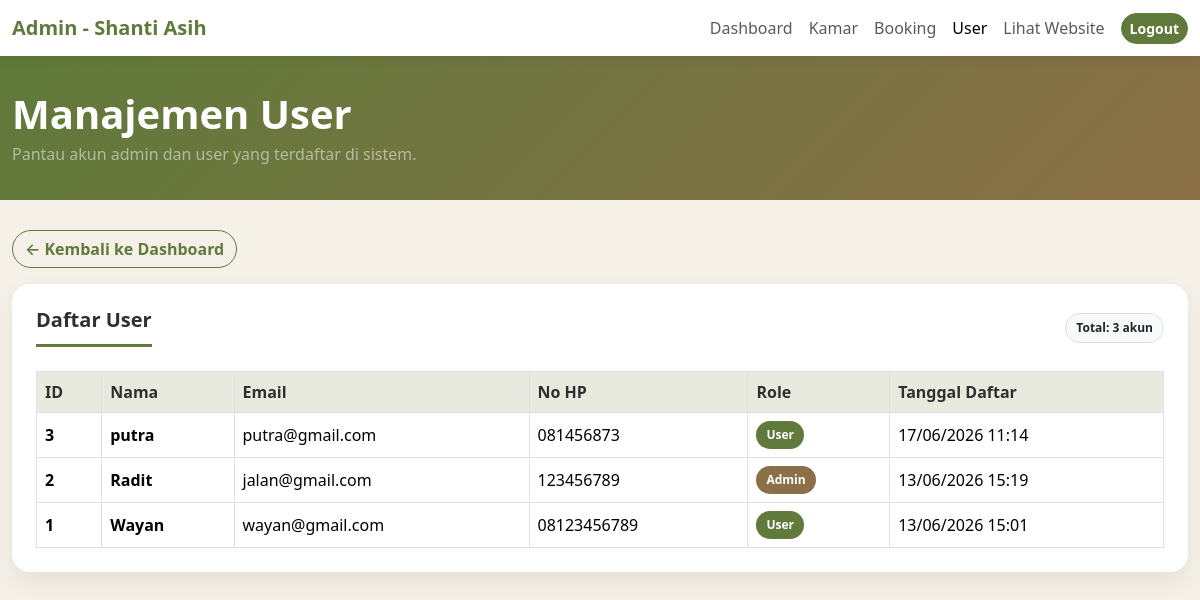
Page /admin/users/index.php (signed in) on the committed database.
### tables this page shows
CREATE TABLE `users` (
  `id` int(11) NOT NULL,
  `nama` varchar(100) NOT NULL,
  `email` varchar(100) NOT NULL,
  `password` varchar(255) NOT NULL,
  `no_hp` varchar(20) DEFAULT NULL,
  `role` enum('admin','user') DEFAULT 'user',
  `created_at` timestamp NOT NULL DEFAULT current_timestamp()
);

### admin/users/index.php (the view, shortened to what this page needs)
<?php
include '../../config/koneksi.php';
$query = "SELECT * FROM users ORDER BY created_at DESC";
$result = mysqli_query($conn, $query);
$users = mysqli_fetch_all($result, MYSQLI_ASSOC);
$total_users = count($users);
?>
<!DOCTYPE html>
<html lang="id">
<head>
    <link href="https://cdn.jsdelivr.net/npm/bootstrap@5.3.3/dist/css/bootstrap.min.css" rel="stylesheet">
</head>
<body>
    <nav class="navbar navbar-expand-lg bg-white">
        <div class="container-fluid">
            <a class="navbar-brand fw-bold" href="../dashboard/index.php">
                Admin - Shanti Asih
            </a>
            <div class="collapse navbar-collapse" id="navbarNav">
                <ul class="navbar-nav ms-auto align-items-lg-center">
                    <li class="nav-item">
                        <a class="nav-link" href="../dashboard/index.php">Dashboard</a>
                    </li>
                    <li class="nav-item">
                        <a class="nav-link" href="../rooms/index.php">Kamar</a>
                    </li>
                    <li class="nav-item">
                        <a class="nav-link" href="../bookings/index.php">Booking</a>
                    </li>
                    <li class="nav-item">
                        <a class="nav-link active" href="../users/index.php">User</a>
                    </li>
                    <li class="nav-item">
                        <a class="nav-link" href="../../index.php" target="_blank">
                            Lihat Website
                        </a>
                    </li>
                    <li class="nav-item ms-lg-2">
                        <a href="../../logout.php" class="btn btn-sm btn-main">
                            Logout
                        </a>
                    </li>
                </ul>
            </div>
        </div>
    </nav>
    <section class="page-header">
        <div class="container-fluid">
            <h1 class="mb-1">Manajemen User</h1>
            <p class="mb-0 text-white-50">Pantau akun admin dan user yang terdaftar di sistem.</p>
        </div>
    </section>
    <main class="container-fluid pb-5">
        <div class="mb-3">
            <a href="../dashboard/index.php" class="btn btn-outline-main">
                &larr; Kembali ke Dashboard
            </a>
        </div>
        <div class="content-card">
            <div class="d-flex flex-wrap justify-content-between align-items-center gap-2 mb-4">
                <h5 class="fw-bold section-title mb-0">
                    Daftar User
                </h5>
                <span class="badge bg-light text-dark border">
                    Total: <?= htmlspecialchars($total_users); ?> akun
                </span>
            </div>
            <?php if(count($users) > 0): ?>
                <div class="table-responsive">
                    <table class="table table-bordered table-hover align-middle mb-0">
                        <thead>
                            <tr>
                                <th>ID</th>
                                <th>Nama</th>
                                <th>Email</th>
                                <th>No HP</th>
                                <th>Role</th>
                                <th>Tanggal Daftar</th>
                            </tr>
                        </thead>
                        <tbody>
                            <?php foreach($users as $user): ?>
                                <tr>
                                    <td>
                                        <strong><?= htmlspecialchars($user['id']) ?></strong>
                                    </td>
                                    <td class="fw-semibold">
                                        <?= htmlspecialchars($user['nama']) ?>
                                    </td>
                                    <td>
                                        <?= htmlspecialchars($user['email']) ?>
                                    </td>
                                    <td>
                                        <?= htmlspecialchars($user['no_hp']) ?>
                                    </td>
                                    <td>
                                        <?php if($user['role'] == 'admin'): ?>
                                            <span class="badge badge-admin">
                                                Admin
                                            </span>
                                        <?php else: ?>
                                            <span class="badge badge-user">
                                                User
                                            </span>
                                        <?php endif; ?>
                                    </td>
                                    <td>
                                        <?= htmlspecialchars(date('d/m/Y H:i', strtotime($user['created_at']))) ?>
                                    </td>
                                </tr>
                            <?php endforeach; ?>
                        </tbody>
                    </table>
                </div>
            <?php else: ?>
                <div class="empty-message">
                    Belum ada user terdaftar.
                </div>
            <?php endif; ?>
        </div>
    </main>
</body>
</html>

### admin/users/index.php (style rules this page uses)
:root { --primary-green: #5f7a3a; --primary-green-dark: #4f6530; --warm-brown: #8b6f47; --cream-bg: #f5f1e8; --text-dark: #2f2f2f; --muted-text: #6c757d; }
body { background-color: var(--cream-bg); color: var(--text-dark); min-height: 100vh; }
.navbar { box-shadow: 0 2px 12px rgba(47, 47, 47, 0.1); }
.navbar-brand { color: var(--primary-green) !important; }
.page-header { background: linear-gradient(135deg, var(--primary-green) 0%, var(--warm-brown) 100%); color: #ffffff; padding: 34px 0; margin-bottom: 30px; }
.page-header h1 { font-weight: 800; }
.content-card { background-color: #ffffff; border-radius: 18px; padding: 24px; box-shadow: 0 10px 24px rgba(47, 47, 47, 0.08); }
.section-title { color: var(--text-dark); padding-bottom: 12px; border-bottom: 3px solid var(--primary-green); }
.btn-main { background-color: var(--primary-green); border-color: var(--primary-green); color: #ffffff; border-radius: 999px; font-weight: 600; }
.btn-outline-main { border: 1px solid var(--primary-green); color: var(--primary-green); border-radius: 999px; font-weight: 600; }
.table thead th { background-color: #e8eadf; color: var(--text-dark); white-space: nowrap; }
.table tbody td { vertical-align: middle; white-space: nowrap; }
.badge { border-radius: 999px; padding: 8px 10px; font-weight: 600; }
.badge-admin { background-color: #8b6f47; color: #ffffff; }
.badge-user { background-color: #5f7a3a; color: #ffffff; }

### rows in the picture
users: id "3", nama "putra", email "putra@gmail.com", no_hp "081456873", role "User", created_at "17/06/2026 11:14"
users: id "2", nama "Radit", email "jalan@gmail.com", no_hp "123456789", role "Admin", created_at "13/06/2026 15:19"
users: id "1", nama "Wayan", email "wayan@gmail.com", no_hp "08123456789", role "User", created_at "13/06/2026 15:01"

### other values in the picture
$total_users "3"
